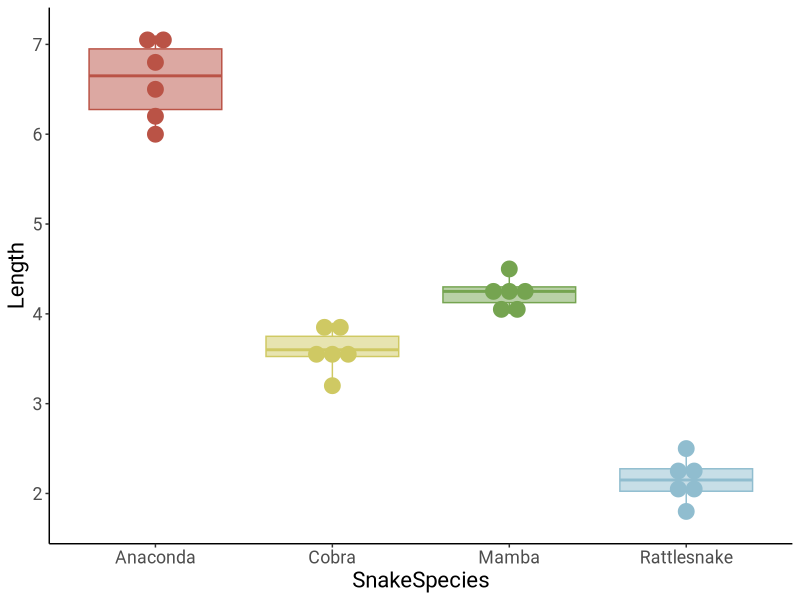

This chart was generated by the following R code:
# Packages
library(tidyverse)

# Read file
SnakeSizes <- read.csv('SnakeSizes.csv')

# Make plot
palette <- list(colorRampPalette(colors = c('#ba5346','#cfc963','#75a450','#90bdcf'))(4))
Plot <- ggplot(SnakeSizes, aes(x=SnakeSpecies, y=Length, fill=SnakeSpecies, colour=SnakeSpecies))+
  geom_boxplot(alpha=0.5)+
  geom_dotplot(binaxis="y",
               stackdir="center",
               dotsize=1) +
  theme_classic()+
  scale_fill_manual(values=c(palette[[1]]))+
  scale_colour_manual(values=c(palette[[1]]))+
  theme(text=element_text(family='Roboto', size=16))+
  guides(fill='none', colour='none')

# Save
ggsave('SnakeSize.png', Plot)
